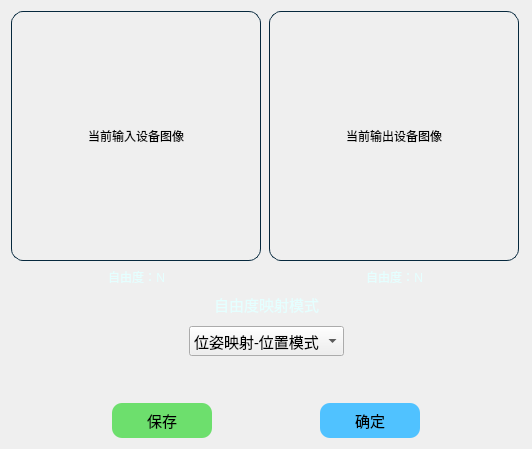
<?xml version="1.0" encoding="UTF-8"?>
<ui version="4.0">
 <class>DevicesAnalyse</class>
 <widget class="QWidget" name="DevicesAnalyse">
  <property name="geometry">
   <rect>
    <x>0</x>
    <y>0</y>
    <width>532</width>
    <height>449</height>
   </rect>
  </property>
  <property name="sizePolicy">
   <sizepolicy hsizetype="Fixed" vsizetype="Fixed">
    <horstretch>0</horstretch>
    <verstretch>0</verstretch>
   </sizepolicy>
  </property>
  <property name="windowTitle">
   <string>操作设备分析</string>
  </property>
  <property name="styleSheet">
   <string notr="true">#DevicesAnalyse{
	background-image: url(:/new/prefix1/image/Backgroud_1920x1080.png);
}</string>
  </property>
  <layout class="QVBoxLayout" name="verticalLayout">
   <item>
    <layout class="QGridLayout" name="gridLayout_4">
     <item row="0" column="0" colspan="3">
      <layout class="QHBoxLayout" name="horizontalLayout">
       <item>
        <layout class="QGridLayout" name="gridLayout">
         <item row="0" column="0" colspan="3">
          <widget class="QLabel" name="image_input">
           <property name="sizePolicy">
            <sizepolicy hsizetype="Fixed" vsizetype="Fixed">
             <horstretch>0</horstretch>
             <verstretch>0</verstretch>
            </sizepolicy>
           </property>
           <property name="minimumSize">
            <size>
             <width>250</width>
             <height>250</height>
            </size>
           </property>
           <property name="styleSheet">
            <string notr="true">border:1px solid #06283D;border-radius:12px;</string>
           </property>
           <property name="text">
            <string>当前输入设备图像</string>
           </property>
           <property name="alignment">
            <set>Qt::AlignCenter</set>
           </property>
          </widget>
         </item>
         <item row="1" column="0">
          <spacer name="horizontalSpacer_2">
           <property name="orientation">
            <enum>Qt::Horizontal</enum>
           </property>
           <property name="sizeHint" stdset="0">
            <size>
             <width>40</width>
             <height>20</height>
            </size>
           </property>
          </spacer>
         </item>
         <item row="1" column="1">
          <widget class="QLabel" name="freedom_input">
           <property name="font">
            <font>
             <family>楷体</family>
            </font>
           </property>
           <property name="styleSheet">
            <string notr="true">color: rgb(229, 255, 255);</string>
           </property>
           <property name="text">
            <string>自由度：N</string>
           </property>
          </widget>
         </item>
         <item row="1" column="2">
          <spacer name="horizontalSpacer">
           <property name="orientation">
            <enum>Qt::Horizontal</enum>
           </property>
           <property name="sizeHint" stdset="0">
            <size>
             <width>40</width>
             <height>20</height>
            </size>
           </property>
          </spacer>
         </item>
        </layout>
       </item>
       <item>
        <layout class="QGridLayout" name="gridLayout_2">
         <item row="0" column="0" colspan="3">
          <widget class="QLabel" name="image_output">
           <property name="sizePolicy">
            <sizepolicy hsizetype="Fixed" vsizetype="Fixed">
             <horstretch>0</horstretch>
             <verstretch>0</verstretch>
            </sizepolicy>
           </property>
           <property name="minimumSize">
            <size>
             <width>250</width>
             <height>250</height>
            </size>
           </property>
           <property name="styleSheet">
            <string notr="true">border:1px solid #06283D;border-radius:12px;</string>
           </property>
           <property name="text">
            <string>当前输出设备图像</string>
           </property>
           <property name="alignment">
            <set>Qt::AlignCenter</set>
           </property>
          </widget>
         </item>
         <item row="1" column="0">
          <spacer name="horizontalSpacer_3">
           <property name="orientation">
            <enum>Qt::Horizontal</enum>
           </property>
           <property name="sizeHint" stdset="0">
            <size>
             <width>40</width>
             <height>20</height>
            </size>
           </property>
          </spacer>
         </item>
         <item row="1" column="1">
          <widget class="QLabel" name="freedom_output">
           <property name="font">
            <font>
             <family>楷体</family>
            </font>
           </property>
           <property name="styleSheet">
            <string notr="true">color: rgb(229, 255, 255);</string>
           </property>
           <property name="text">
            <string>自由度：N</string>
           </property>
          </widget>
         </item>
         <item row="1" column="2">
          <spacer name="horizontalSpacer_4">
           <property name="orientation">
            <enum>Qt::Horizontal</enum>
           </property>
           <property name="sizeHint" stdset="0">
            <size>
             <width>40</width>
             <height>20</height>
            </size>
           </property>
          </spacer>
         </item>
        </layout>
       </item>
      </layout>
     </item>
     <item row="1" column="0">
      <spacer name="horizontalSpacer_8">
       <property name="orientation">
        <enum>Qt::Horizontal</enum>
       </property>
       <property name="sizeHint" stdset="0">
        <size>
         <width>20</width>
         <height>20</height>
        </size>
       </property>
      </spacer>
     </item>
     <item row="1" column="1">
      <layout class="QGridLayout" name="gridLayout_3" columnminimumwidth="0">
       <property name="spacing">
        <number>10</number>
       </property>
       <item row="0" column="0">
        <widget class="QLabel" name="label_13">
         <property name="font">
          <font>
           <family>楷体</family>
           <pointsize>11</pointsize>
          </font>
         </property>
         <property name="styleSheet">
          <string notr="true">color: rgb(229, 255, 255);</string>
         </property>
         <property name="text">
          <string>自由度映射模式</string>
         </property>
         <property name="alignment">
          <set>Qt::AlignCenter</set>
         </property>
        </widget>
       </item>
       <item row="1" column="0">
        <widget class="QComboBox" name="comboBox">
         <property name="font">
          <font>
           <family>楷体</family>
           <pointsize>11</pointsize>
          </font>
         </property>
         <item>
          <property name="text">
           <string>位姿映射-位置模式</string>
          </property>
         </item>
         <item>
          <property name="text">
           <string>位姿映射-速度模式</string>
          </property>
         </item>
         <item>
          <property name="text">
           <string>关节映射</string>
          </property>
         </item>
        </widget>
       </item>
      </layout>
     </item>
     <item row="1" column="2">
      <spacer name="horizontalSpacer_9">
       <property name="orientation">
        <enum>Qt::Horizontal</enum>
       </property>
       <property name="sizeHint" stdset="0">
        <size>
         <width>20</width>
         <height>20</height>
        </size>
       </property>
      </spacer>
     </item>
     <item row="2" column="1">
      <spacer name="verticalSpacer">
       <property name="orientation">
        <enum>Qt::Vertical</enum>
       </property>
       <property name="sizeHint" stdset="0">
        <size>
         <width>20</width>
         <height>40</height>
        </size>
       </property>
      </spacer>
     </item>
     <item row="3" column="0" colspan="3">
      <layout class="QHBoxLayout" name="horizontalLayout_2">
       <item>
        <spacer name="horizontalSpacer_6">
         <property name="orientation">
          <enum>Qt::Horizontal</enum>
         </property>
         <property name="sizeHint" stdset="0">
          <size>
           <width>40</width>
           <height>20</height>
          </size>
         </property>
        </spacer>
       </item>
       <item>
        <widget class="QPushButton" name="save">
         <property name="font">
          <font>
           <family>楷体</family>
           <pointsize>11</pointsize>
          </font>
         </property>
         <property name="styleSheet">
          <string notr="true">QPushButton{background-color:#6DDF6D;
border-radius:10px;
width:100px;
height:35px;
color:rgb(0,0,0);
}

QPushButton::hover{background-color:green;}</string>
         </property>
         <property name="text">
          <string>保存</string>
         </property>
        </widget>
       </item>
       <item>
        <spacer name="horizontalSpacer_5">
         <property name="orientation">
          <enum>Qt::Horizontal</enum>
         </property>
         <property name="sizeHint" stdset="0">
          <size>
           <width>40</width>
           <height>20</height>
          </size>
         </property>
        </spacer>
       </item>
       <item>
        <widget class="QPushButton" name="exit">
         <property name="font">
          <font>
           <family>楷体</family>
           <pointsize>11</pointsize>
          </font>
         </property>
         <property name="styleSheet">
          <string notr="true">QPushButton{background-color:rgb(80, 194, 255);
border-radius:10px;
width:100px;
height:35px;
color:rgb(0,0,0);
}

QPushButton::hover{background-color:rgb(79, 117, 255);}</string>
         </property>
         <property name="text">
          <string>确定</string>
         </property>
        </widget>
       </item>
       <item>
        <spacer name="horizontalSpacer_7">
         <property name="orientation">
          <enum>Qt::Horizontal</enum>
         </property>
         <property name="sizeHint" stdset="0">
          <size>
           <width>40</width>
           <height>20</height>
          </size>
         </property>
        </spacer>
       </item>
      </layout>
     </item>
    </layout>
   </item>
  </layout>
 </widget>
 <resources/>
 <connections/>
</ui>
